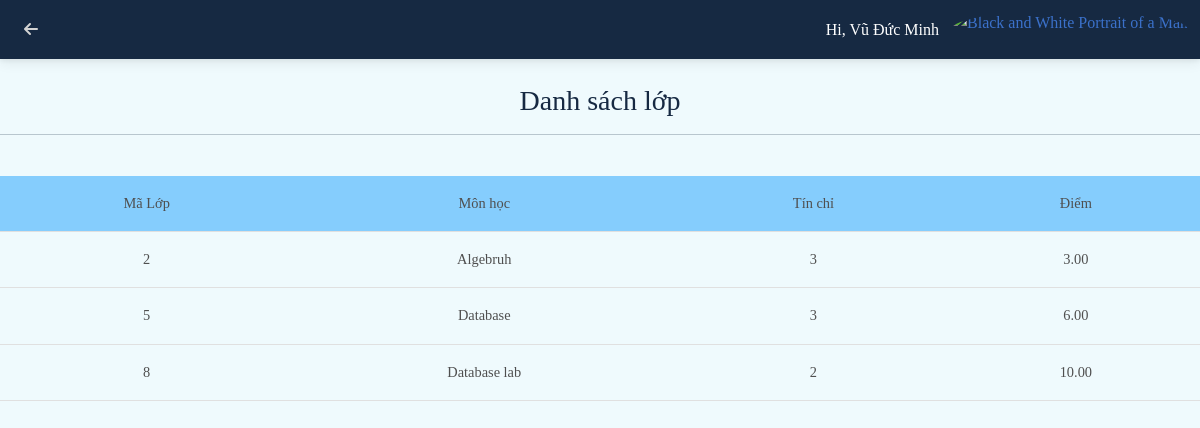
The app's page /studentclass.php?id=6 (signed in) with its own data.
### tables this page shows
CREATE TABLE `student_class` (
  `id_student` int(11) DEFAULT NULL,
  `id_class` int(11) DEFAULT NULL,
  `mark` decimal(10,2) DEFAULT NULL
);

CREATE TABLE `class` (
  `id` int(11) NOT NULL,
  `name` varchar(30) DEFAULT NULL,
  `day` varchar(20) DEFAULT NULL,
  `id_teacher` int(11) DEFAULT NULL,
  `credit` int(11) DEFAULT NULL,
  `start_time` int(11) DEFAULT NULL,
  `end_time` int(11) DEFAULT NULL
);

### studentclass.php (the view, shortened to what this page needs)
<?php
if(isset($_GET['id']) && !empty(trim($_GET['id'])))
{
  require_once 'includes/db_connection.php';
  $StuID=trim($_GET['id']);
  $sql="SELECT * FROM student_class sc
  JOIN class c ON c.id=sc.id_class
  WHERE sc.id_student=".$StuID;
  $result=mysqli_query($conn, $sql);
}else
{
  echo "<h1>Something wrong...</h1>";
}
?>
<!DOCTYPE html>
<html lang="en">
<head>
  <link rel="stylesheet" href="https://cdnjs.cloudflare.com/ajax/libs/font-awesome/6.0.0/css/all.min.css" />
  <link rel="stylesheet" href="css/mdb.min.css" />
  <link rel="stylesheet" href="css/style.css">
</head>
<body>
<nav class="navbar navbar-expand-lg navbar-light bg-light" style="background: rgb(74,139,223);
background: radial-gradient(circle, rgba(74,139,223,1) 0%, rgba(22,41,66,1) 0%);">
  <div class="container-fluid">
    <div class="collapse navbar-collapse" id="navbarSupportedContent">
      <ul class="navbar-nav me-auto d-flex flex-row mt-3 mt-lg-0">
      <li class="nav-item text-center mx-2 mx-lg-1">
          <a class="nav-link left-link" aria-current="page" href="studentlist.php">
            <div>
              <i class="fas fa-arrow-left"></i>
            </div>
          </a>
        </li>
      </ul>
    </div>
    <div class="d-flex align-items-center">
      <div style="color:white;"><?php echo "Hi, ".$_SESSION['username']."&nbsp;&nbsp;&nbsp;"; ?></div>
      <div class="dropdown">
        <a
          class="dropdown-toggle d-flex align-items-center hidden-arrow"
          href="#"
          id="navbarDropdownMenuAvatar"
          role="button"
          data-mdb-toggle="dropdown"
          aria-expanded="false"
        >
          <img
            src="https://mdbcdn.b-cdn.net/img/new/avatars/2.webp"
            class="rounded-circle"
            height="40"
            alt="Black and White Portrait of a Man"
            loading="lazy"
          />
        </a>
      </div>
    </div>
  </div>
</nav>
<br>
<div style="text-align: center; color:#162942"><h3 >Danh sách lớp</h3>
<hr>
</div>
<br>
<table class="table table-hover td">
  <thead>
    <tr style="background: rgb(133,205,253);
background: linear-gradient(45deg, rgba(133,205,253,1) 100%, rgba(255,120,164,0) 100%);">
      <th scope="col">Mã Lớp</th>
      <th scope="col">Môn học</th>
      <th scope="col">Tín chỉ</th>
      <th scope="col">Điểm</th>
    </tr>
    </thead>
    <tbody>
<?php
while($row = mysqli_fetch_array($result))
{
  echo "<tr >
  <th scope='row'>" . $row["id_class"] . "</th>
  <td>" . $row["name"] . "</td>
  <td>" . $row["credit"] . "</td>
  <td>" . $row["mark"] . "</td>
  </tr>";
}
?>
</tbody>
</table>
</body>
</html>

### css/style.css (style rules this page uses)
* { font-family:Cambria, Cochin, Georgia, Times, 'Times New Roman', serif; }

### studentclass.php (style rules this page uses)
.left-link { color:#d3d3d3; transition: opacity 0.15s; }
.td { text-align: center; }
body { background: rgb(239,250,253); background: linear-gradient(90deg, rgba(239,250,253,1) 100%, rgba(74,139,223,1) 100%); }

### records on screen
student_class: id_class "2", id_class.name "Algebruh", id_class.credit "3", mark "3.00"
student_class: id_class "5", id_class.name "Database", id_class.credit "3", mark "6.00"
student_class: id_class "8", id_class.name "Database lab", id_class.credit "2", mark "10.00"

### other values on screen
$_SESSION['username'] "Vũ Đức Minh"
